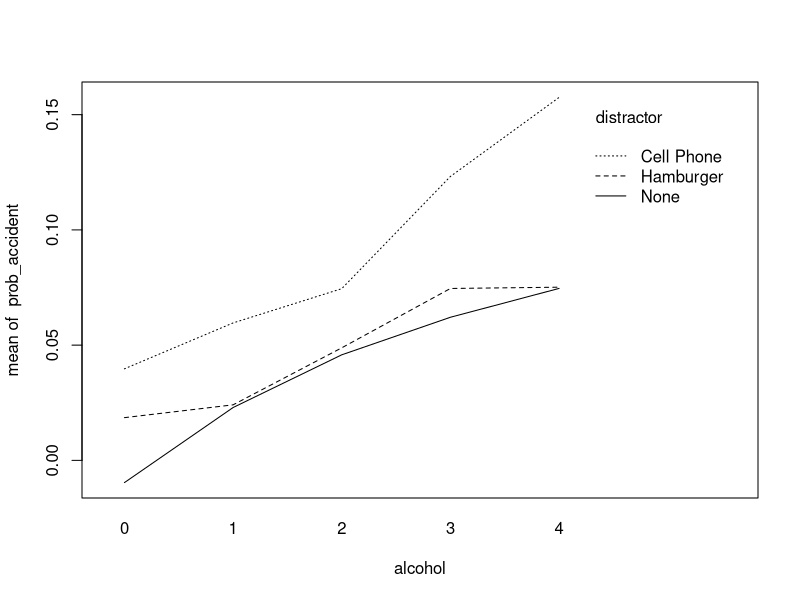
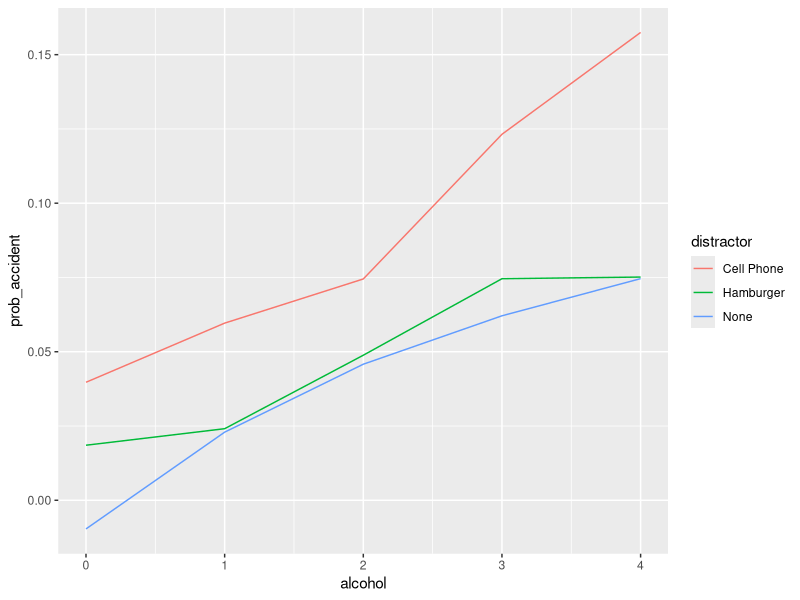

Recreate these plots in R, in order. (Note: this script raises an error after producing the figures.)
## ---- chunk 1
#alcohol = 0:4
alcohol = c(3, 1, 0, 4, 2)
distractor = factor(c("None", "Hamburger", "Cell Phone"))
d = data.frame(alcohol = rep(alcohol, each = length(distractor)))
d$distractor = rep(distractor, times = length(alcohol))

d$prob_accident = 0
d$prob_accident = 0.02 * d$alcohol
cp = d$distractor == "Cell Phone"
d$prob_accident[cp] = d$prob_accident[cp] + 0.03

hb = d$distractor == "Hamburger"
d$prob_accident[hb] = d$prob_accident[hb] + 0.01

# Interaction effect between alcohol and cell phones
h34 = with(d, 3 <= alcohol & distractor == "Cell Phone")
d[h34, "prob_accident"] = d[h34, "prob_accident"] + 0.05

# Noise
set.seed(3810)
d$prob_accident = d$prob_accident + rnorm(nrow(d), sd = 0.008)

with(d,
interaction.plot(alcohol, distractor, prob_accident)
)
## ---- chunk 2
library(ggplot2)
g = ggplot(data = d, aes(x = alcohol, y = prob_accident)) +
  geom_line(aes(color = distractor))
print(g)
## ---- chunk 3

## ---- chunk 4
p = "E:/STAT128/128HW/COVID-19_Case_Surveillance_Public_Use_Data.csv"
## ---- chunk 5
cna = covid[!complete.cases(covid), ]

d = cna$death_yn
d == "Missing"
d
## ---- chunk 6
table(covid$age_group, useNA = "always")
## ---- chunk 7
lapply(covid[, c("age_group", "sex")], table, useNA = "always")
## ---- chunk 8
t0 = table(covid$age_group)

# Because I don't know actual population:
total_pop = rep(0.1, times = 10)
total_pop[1] = 0.15
total_pop[9] = 0.05
total_pop = total_pop * 300e6

proportion_infected = t0 / total_pop

infected_per_100K = proportion_infected * 100e3
## ---- chunk 9
count_miss = function(col_data)
{
  #keep = is.na(col_data) | col_data == "Unknown" | col_data == "Missing"
  count = 0
  for(i in seq_along(col_data))
  {
    if(is.na(col_data[i]))                           
      count = count + 1
    else {
      if(col_data[i] == "Unknown")
      count = count + 1
      if(col_data[i] == "Missing")
        count = count + 1
    }
  }
  count   
}
## ---- chunk 10
system.time(count_miss(covid$age_group))
## ---- chunk 11
count_miss(covid$age_group)
## ---- chunk 12
system.time(table(covid$age_group, useNA = "always"))
## ---- chunk 13
count_miss_vec = function(col_data)
{
  keep = is.na(col_data) | col_data == "Unknown" | col_data == "Missing"
  sum(keep)
}
## ---- chunk 14
system.time(count_miss_vec(covid$age_group))
